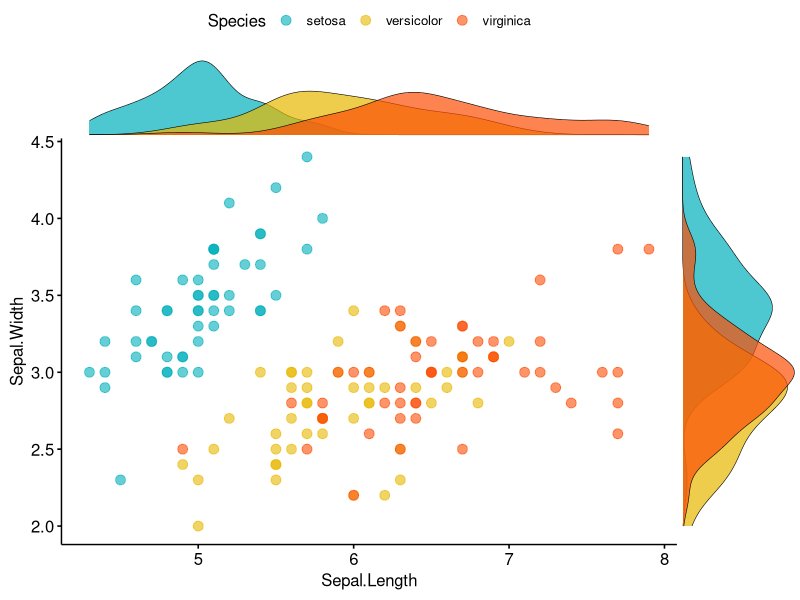

Recreate this plot in R. (Note: this script raises an error after producing the figure.)

library(ggpubr)
# Grouped Scatter plot with marginal density plots
ggscatterhist(
  iris, x = "Sepal.Length", y = "Sepal.Width",
  color = "Species", size = 3, alpha = 0.6,
  palette = c("#00AFBB", "#E7B800", "#FC4E07"),
  margin.params = list(fill = "Species", color = "black", size = 0.2)
  )



ggscatterhist(
  iris, x = "Sepal.Length", y = "Sepal.Width",
  color = "Species", size = 3, alpha = 0.6,
  palette = plvs_vltra_palettes("ocean_sunset")[1:3],
  margin.plot = "boxplot",
  ggtheme = theme_bw()
  )


library(ggridges)
ggplot(iris, aes(x = Sepal.Length, y = Species)) +
  geom_density_ridges(aes(fill = Species)) +
  scale_fill_manual(values = plvs_vltra_palettes("ocean_sunset")[1:3])



 foods = c("Tagine", "Zaalouk", "Harira", "Paella", "Bacalao", "Francesinha","Alheira") 
 df = data.frame(foods = sample(foods, 1000, replace=TRUE), price = rnorm(1000, 25, 5))

 ggplot(df, aes(x = price, y = foods)) +
  geom_density_ridges(aes(fill = foods)) +
  scale_fill_manual(values = plvs_vltra_palettes("ocean_sunset"))


 foods = c("Tagine", "Zaalouk", "Harira", "Paella", "Bacalao", "Francesinha","Alheira") 
 df = data.frame(foods = sample(foods, 1000, replace=TRUE), price = rnorm(1000, 25, 5))

 ggplot(df, aes(x = price, y = foods)) +
  geom_density_ridges(aes(fill = foods)) +
  scale_fill_manual(values = plvs_vltra_palettes("dust_storm"))


font_add_google("Audiowide")
## Automatically use showtext to render text for future devices
showtext_auto()

        
imgurl = "C:\\Users\\pound\\Desktop\\flower131.png"
s = sticker(imgurl, package="PlvsVltra", p_family = "Audiowide", p_size=20, s_x=1, s_y=0.7, s_width=.6, h_fill="#F4DDCA", h_color="#052458", p_color="#052458",filename="logo.png")
s 


library(ggplot2)
 
# create a dataset
specie <- c(rep("sorgho" , 6) , rep("poacee" , 6) , rep("banana" , 6) , rep("triticum" , 6) )
condition <- rep(c("normal" , "stress" , "Nitrogen", "water", "love", "air") , 4)
value <- abs(rnorm(24 , 0 , 15))
data <- data.frame(specie,condition,value)
 
# Grouped
ggplot(data, aes(fill=condition, y=value, x=specie)) + 
    geom_bar(position="dodge", stat="identity") +
     scale_fill_manual(values=plvs_vltra_palettes("dust_storm")[1:6])


     